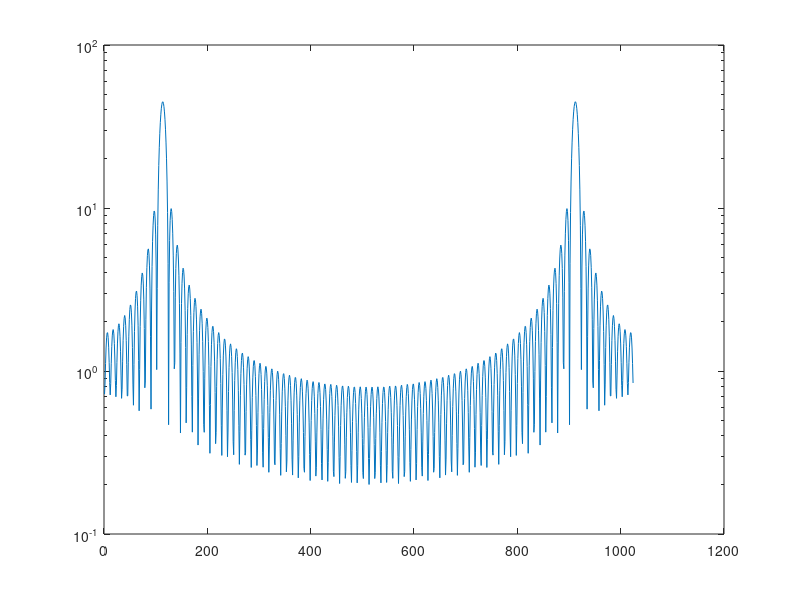

Reproduce this figure in MATLAB.
N = 90;
A = 1;
f0 = 1100;
Fe = 10000;
Te = 1/Fe;
Fe2 = 1000;
Te2 = 1/Fe2;

temps = 0 : Te : (N-1)*Te;
temps2 = 0 : Te2 : (N-1)*Te2;

x = A * cos(2 * pi * f0 * temps);
x2 = A * cos(2 * pi * f0 * temps2);

% plot(temps, x)
% xlabel('t');
% ylabel('x');


for i = 1:10
    Y = fft(x, 2^i);
    semilogy(abs(Y));
end